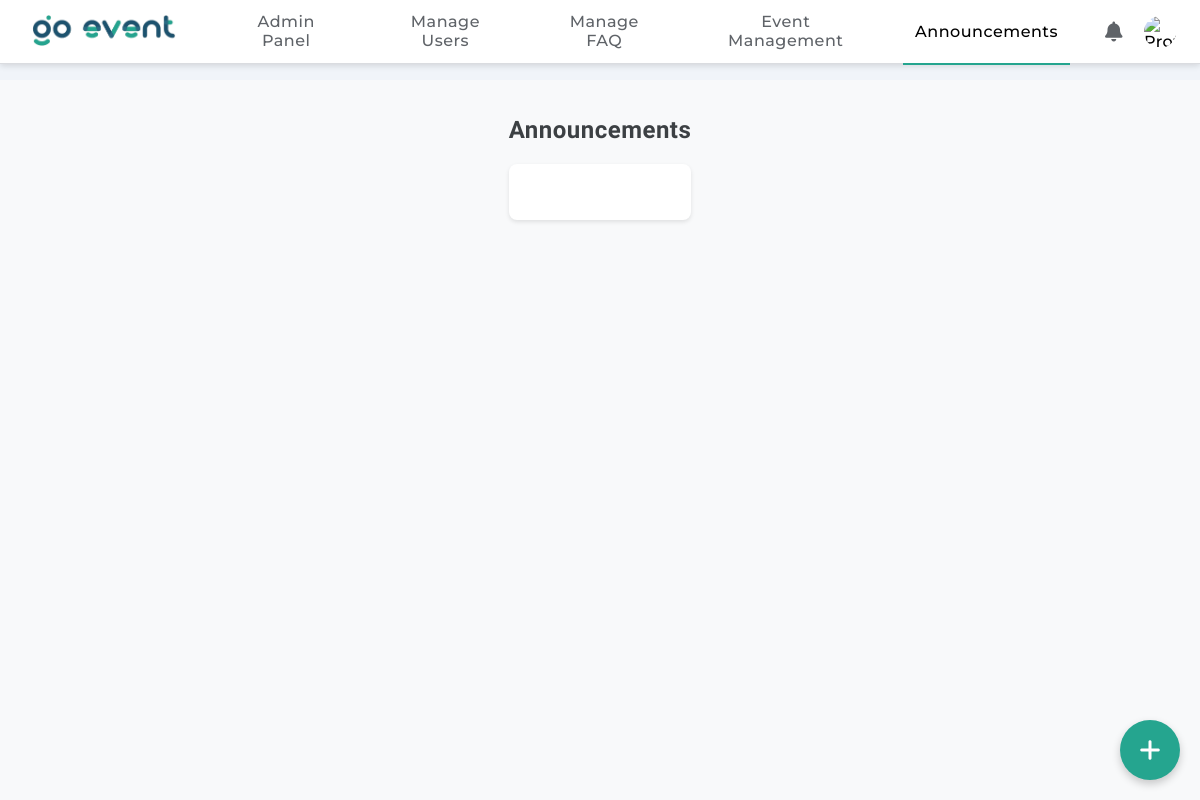
/announcements.php (signed in), run on an earlier commit of the app's database.
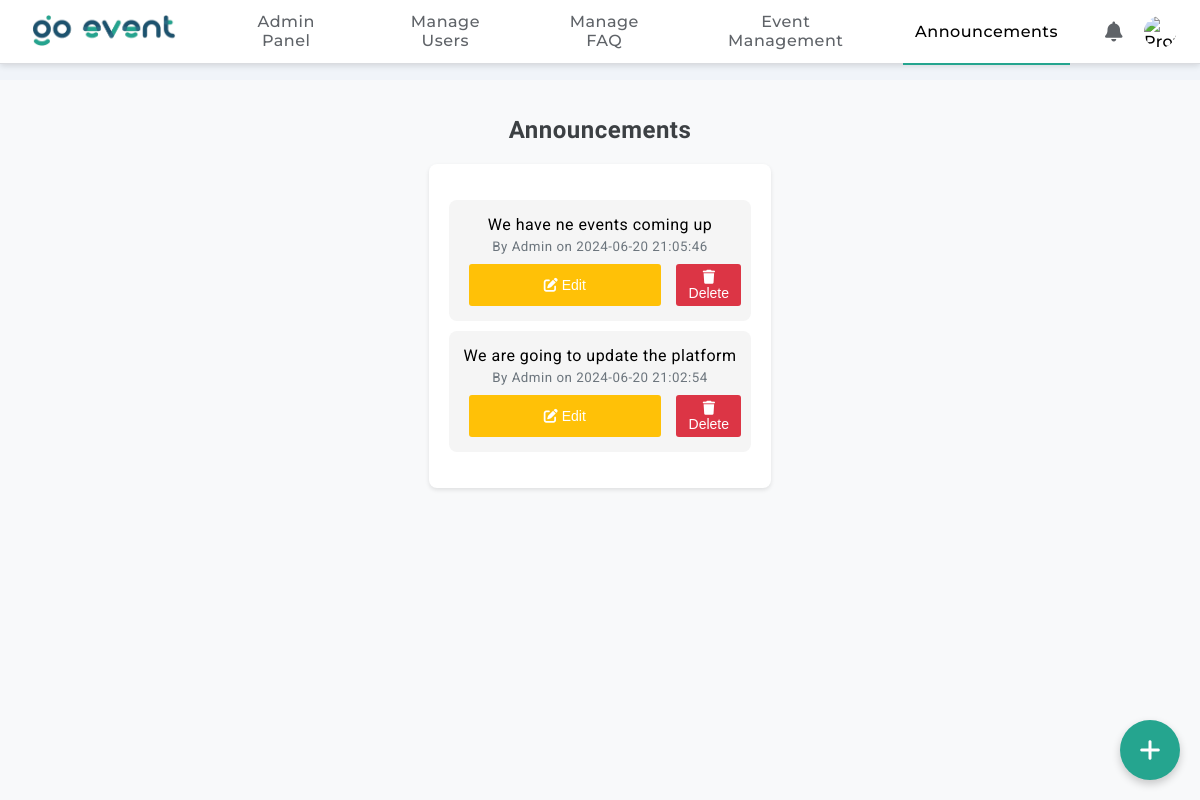
And on a later commit of the database.
### tables this page shows
CREATE TABLE `announcements` (
  `announcement_id` int(11) NOT NULL,
  `user_id` int(11) DEFAULT NULL,
  `announcement_text` text DEFAULT NULL,
  `created_at` timestamp NOT NULL DEFAULT current_timestamp()
);

CREATE TABLE `users` (
  `user_id` int(11) NOT NULL,
  `username` varchar(50) NOT NULL,
  `password` varchar(255) NOT NULL,
  `email` varchar(100) NOT NULL,
  `user_type` enum('regular','organizer','admin') NOT NULL,
  `profile_picture` varchar(255) DEFAULT NULL,
  `created_at` timestamp NOT NULL DEFAULT current_timestamp()
);

### announcements.php (the view, shortened to what this page needs)
<?php
require 'db.php';
$user_type = $_SESSION['user_type'];
$stmt = $conn->prepare("SELECT a.announcement_id, a.announcement_text, a.created_at, u.username FROM announcements a JOIN users u ON a.user_id = u.user_id ORDER BY a.created_at DESC");
$stmt->execute();
$result = $stmt->get_result();
$announcements = $result->fetch_all(MYSQLI_ASSOC);
?>
<!DOCTYPE html>
<html lang="en">
<head>
    <link rel="stylesheet" href="css/style.css">
    <link rel="stylesheet" href="https://cdnjs.cloudflare.com/ajax/libs/font-awesome/6.0.0-beta3/css/all.min.css">
</head>
<body class="manage-events-body">
    <header>
        <?php include 'header.php'; ?>
    </header>
    <main class="organizer-event-container">
        <div class="welcome">
            <h1 class="myevents-heading">Announcements</h1>
        </div>
        <section class="organizer-section">
            <?php if ($user_type === 'admin'): ?>
                <button class="overlay-button" onclick="showForm()"><i class="fa fa-plus"></i></button>
            <?php endif; ?>
            <ul class="announcement-list">
                <?php foreach ($announcements as $announcement): ?>
                    <li class="announcement-item">
                        <p><?php echo htmlspecialchars($announcement['announcement_text']); ?></p>
                        <small>By <?php echo htmlspecialchars($announcement['username']); ?> on <?php echo htmlspecialchars($announcement['created_at']); ?></small>
                        <?php if ($user_type === 'admin'): ?>
                            <div class="action-buttons">
                                <button class="btn btn-edit" onclick="editAnnouncement('<?php echo $announcement['announcement_id']; ?>', '<?php echo htmlspecialchars($announcement['announcement_text']); ?>')"><i class="fa fa-edit"></i> Edit</button>
                                <form method="POST" action="" style="display:inline;">
                                    <button type="submit" class="btn btn-delete"><i class="fa fa-trash"></i> Delete</button>
                                </form>
                            </div>
                        <?php endif; ?>
                    </li>
                <?php endforeach; ?>
            </ul>
        </section>
    </main>
</body>
</html>

What changed in the data, as far as the page shows it:
added announcements: announcement_text "We have ne events coming up", user.username "Admin", created_at "2024-06-20 21:05:46"
added announcements: announcement_text "We are going to update the platform", user.username "Admin", created_at "2024-06-20 21:02:54"
